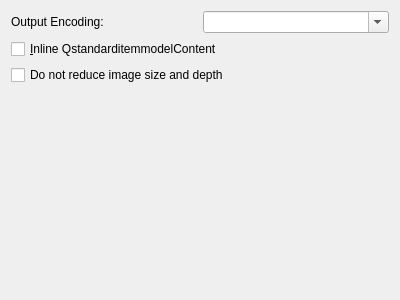
<?xml version="1.0" encoding="UTF-8"?>
<ui version="4.0">
 <class>Form</class>
 <widget class="QWidget" name="Form">
  <property name="geometry">
   <rect>
    <x>0</x>
    <y>0</y>
    <width>400</width>
    <height>300</height>
   </rect>
  </property>
  <property name="windowTitle">
   <string>Form</string>
  </property>
  <layout class="QGridLayout" name="gridLayout">
   <item row="4" column="0">
    <spacer name="verticalSpacer">
     <property name="orientation">
      <enum>Qt::Vertical</enum>
     </property>
     <property name="sizeHint" stdset="0">
      <size>
       <width>20</width>
       <height>246</height>
      </size>
     </property>
    </spacer>
   </item>
   <item row="2" column="0">
    <widget class="QCheckBox" name="opt_inline_toc">
     <property name="text">
      <string>&amp;Inline QstandarditemmodelContent</string>
     </property>
    </widget>
   </item>
   <item row="3" column="0">
    <widget class="QCheckBox" name="opt_full_image_depth">
     <property name="text">
      <string>Do not reduce image size and depth</string>
     </property>
    </widget>
   </item>
   <item row="1" column="0">
    <layout class="QHBoxLayout" name="horizontalLayout">
     <item>
      <widget class="QLabel" name="label">
       <property name="text">
        <string>Output Encoding:</string>
       </property>
      </widget>
     </item>
     <item>
      <widget class="EncodingComboBox" name="opt_pml_output_encoding">
       <property name="editable">
        <bool>true</bool>
       </property>
      </widget>
     </item>
    </layout>
   </item>
  </layout>
 </widget>
 <customwidgets>
  <customwidget>
   <class>EncodingComboBox</class>
   <extends>QComboBox</extends>
   <header>calibre/gui2/widgets.h</header>
  </customwidget>
 </customwidgets>
 <resources/>
 <connections/>
</ui>
